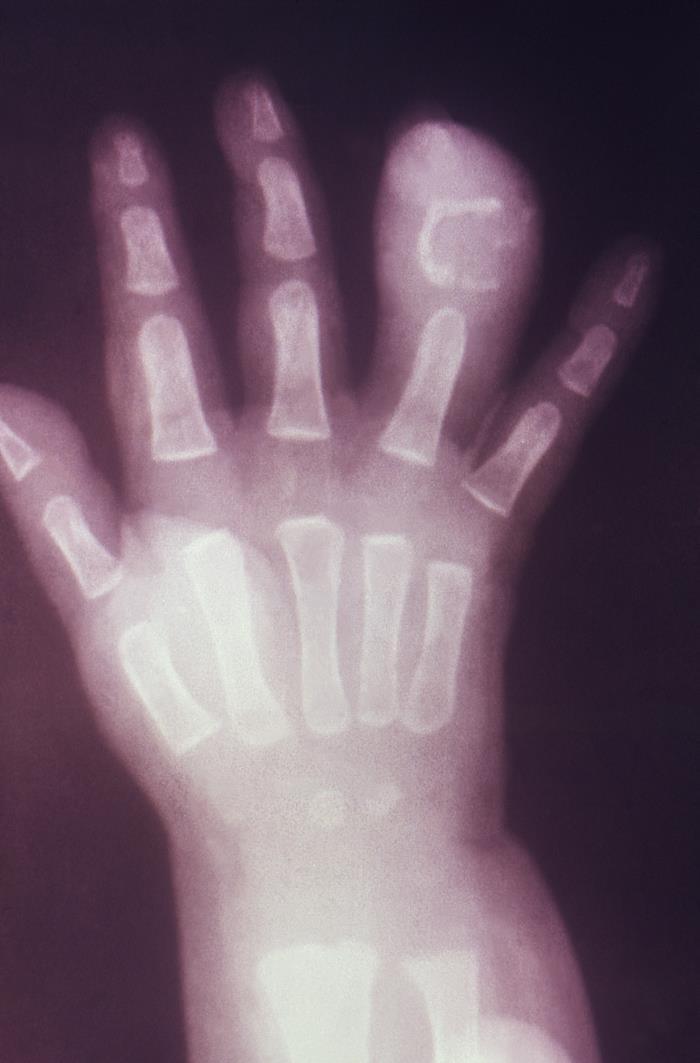
#> input picture images/hand.jpg, 700 x 1063 px
$ jupyter execute --allow-errors test.ipynb
#> lines starting #> are read from the running program, lines starting #| are printed output that depends on the picture
[cell 1]
import numpy as np
import cv2 as cv
import math
from matplotlib import pyplot as plt
from matplotlib import *
import sys

[cell 2]
def imageHistogram(referenceImage):
#> called with referenceImage = 'images/hand.jpg'
    img = cv.imread(referenceImage,0)
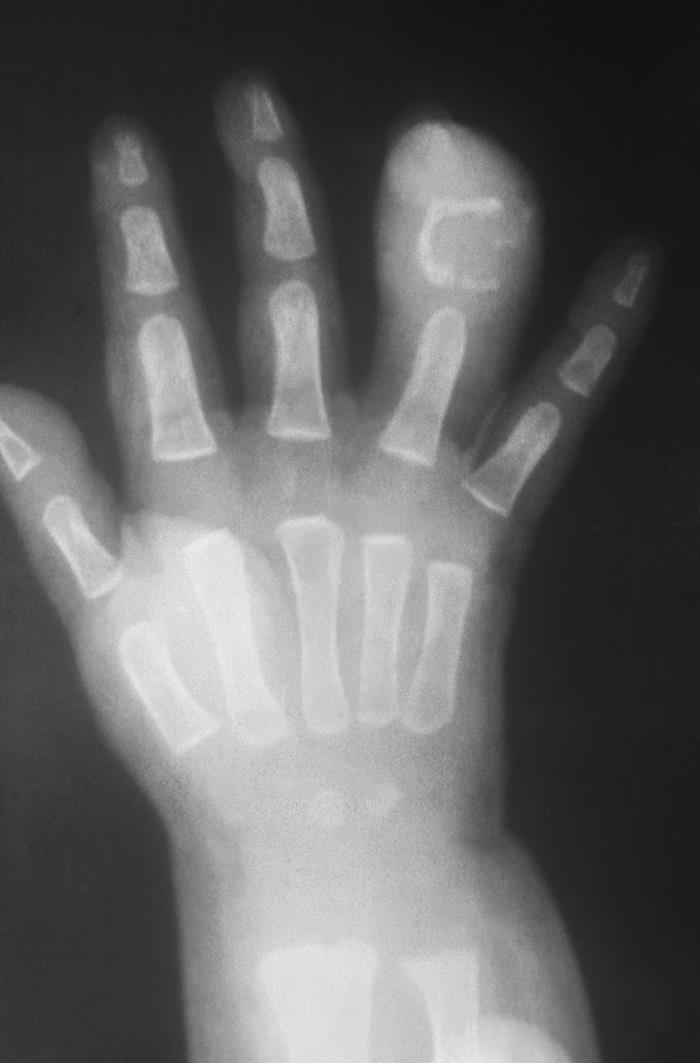
#> img: shape (1063, 700); min 15, max 240, mean 100
    plt.hist(img.ravel(),256,[0,256]); plt.show()
#> after `plt.hist(img.ravel(), 256, [0, 256])`:
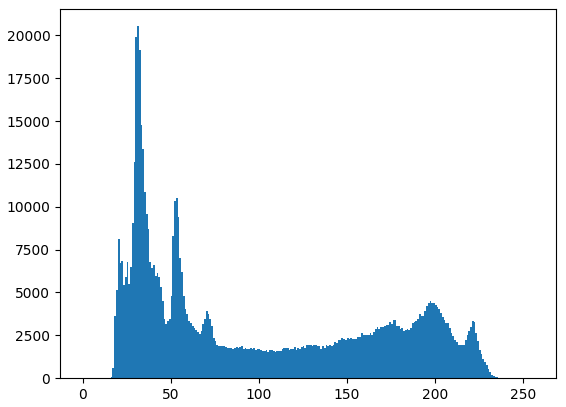
#> figure drawn by matplotlib, 1 panel; tallest bar 20536 high, from x = 31 to 32

$ run again, with images/pelvis.jpg copied over images/hand.jpg
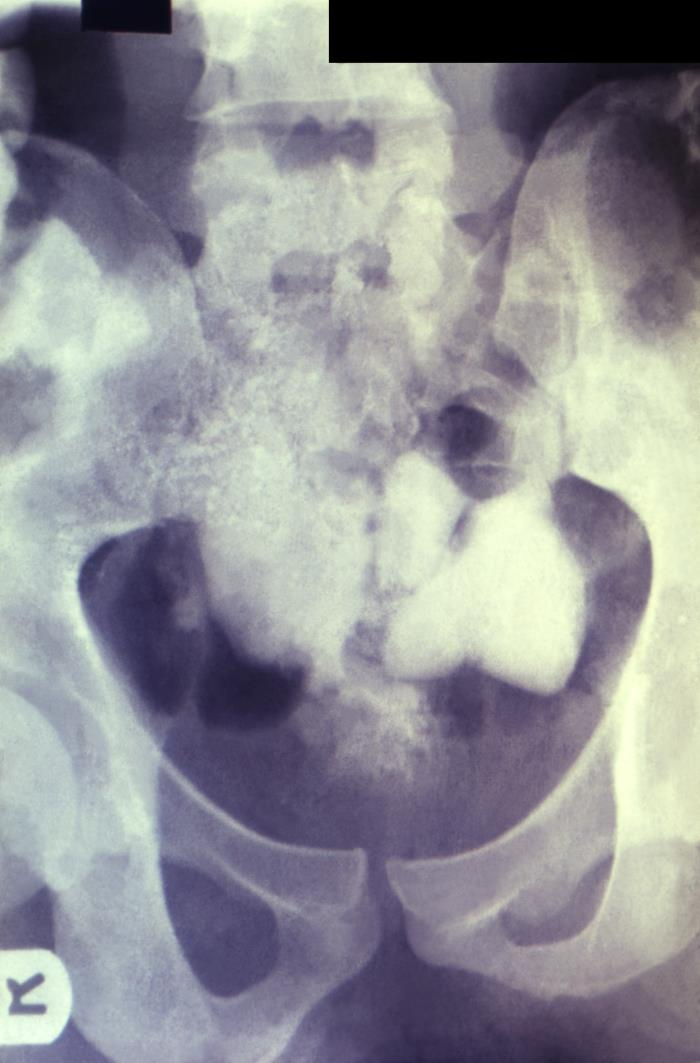
#> input picture images/pelvis.jpg, 700 x 1063 px
#> in imageHistogram, `img = cv.imread(referenceImage,0)`:
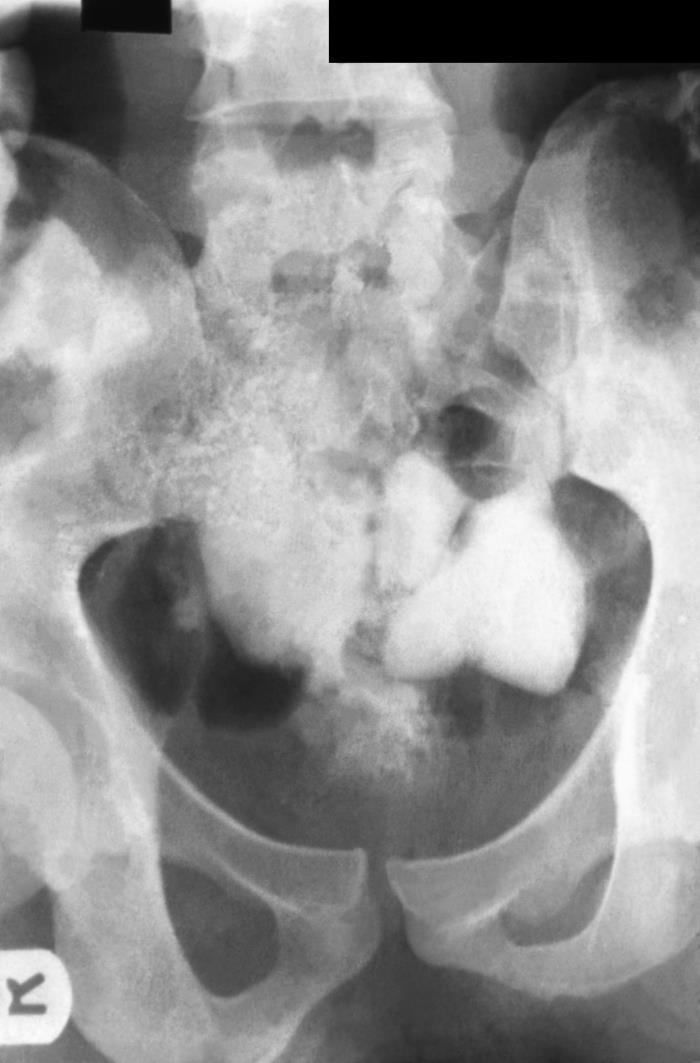
#> img: shape (1063, 700); min 0, max 253, mean 145.4
#> in imageHistogram, `plt.hist(img.ravel(), 256, [0, 256])`:
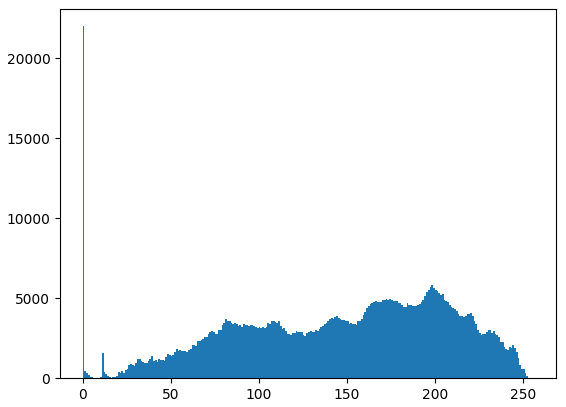
#> figure drawn by matplotlib, 1 panel; tallest bar 22005 high, from x = 0 to 1

$ run again, with images/xray1.jpg copied over images/hand.jpg
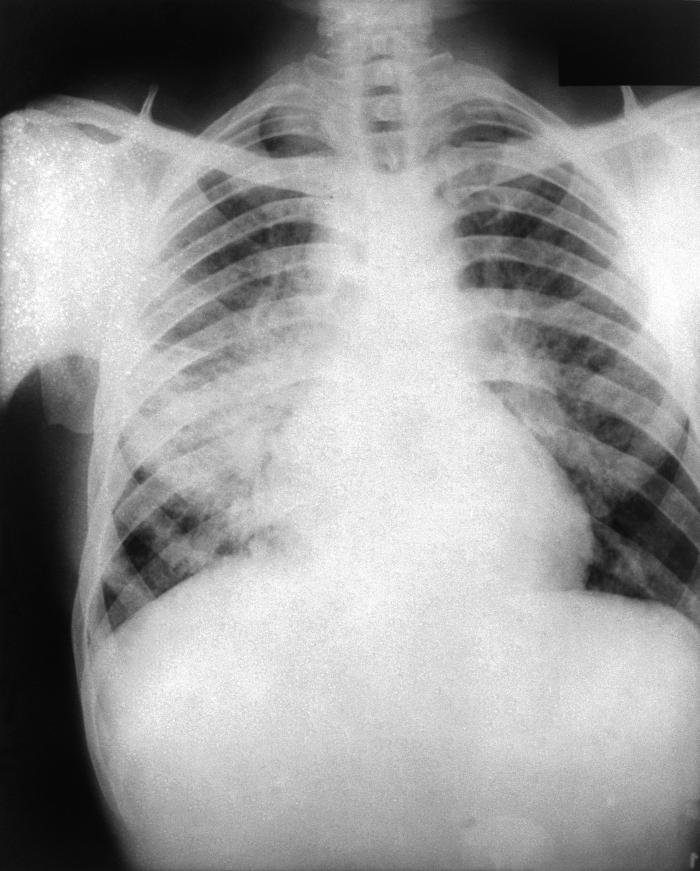
#> input picture images/xray1.jpg, 700 x 871 px
#> in imageHistogram, img is the input picture: shape (871, 700); min 5, max 255, mean 153.3
#> in imageHistogram, `plt.hist(img.ravel(), 256, [0, 256])`:
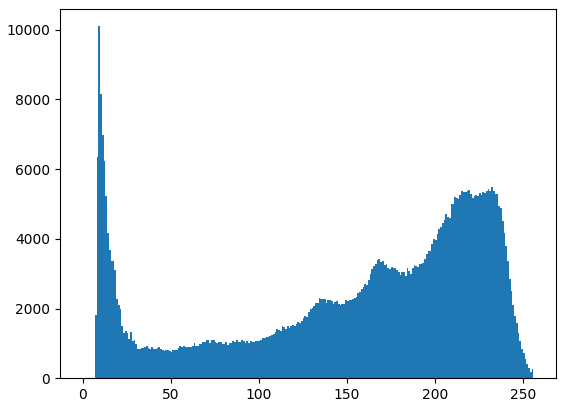
#> figure drawn by matplotlib, 1 panel; tallest bar 10102 high, from x = 9 to 10

$ run again, with images/xray2.jpg copied over images/hand.jpg
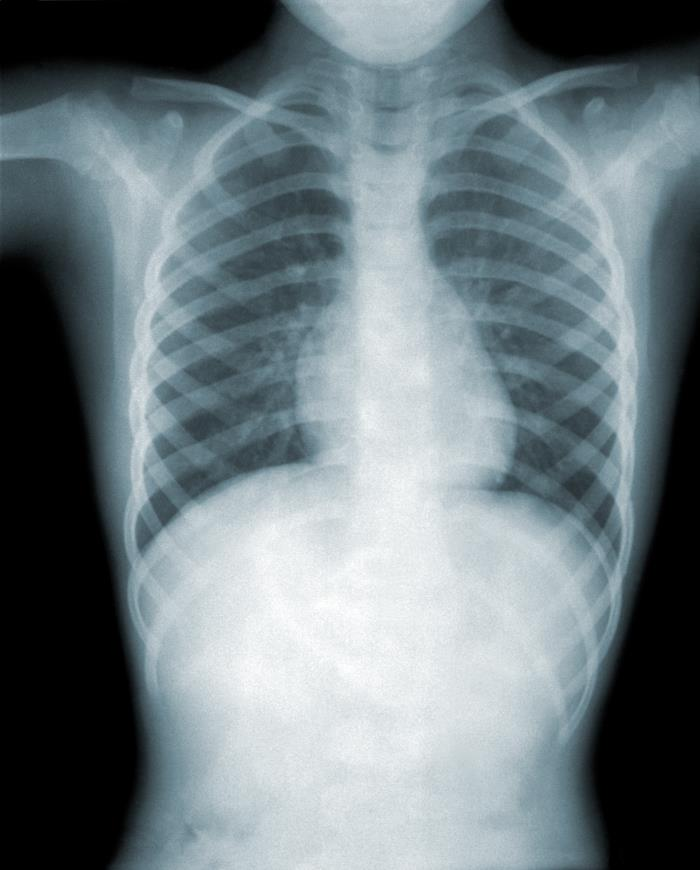
#> input picture images/xray2.jpg, 700 x 870 px
#> in imageHistogram, `plt.hist(img.ravel(), 256, [0, 256])`:
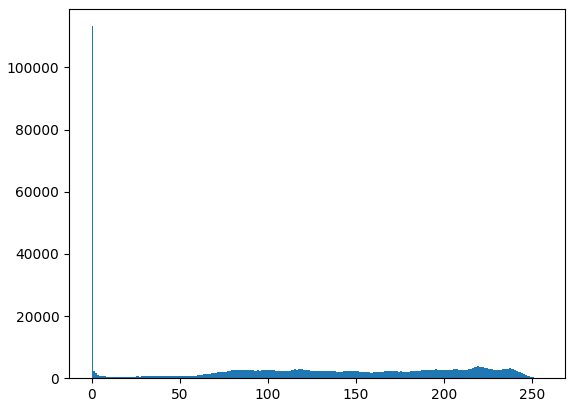
#> figure drawn by matplotlib, 1 panel; tallest bar 113247 high, from x = 0 to 1
